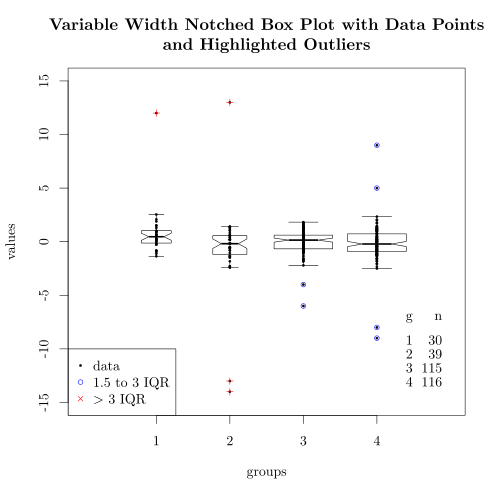

This chart was generated by the following R code:
# delete every variable
remove(list = ls())

require(tikzDevice)
tikz('Boxplot.tex', standAlone = TRUE, width=5, height=5)

N = 300
data = rnorm(n = N, mean = 0, sd = 1)
data[1] = 5; data[2] = -13; data[3] = -9; data[4] = 12; data[5] = 9;
data[6] = -6; data[7] = -8; data[8] = 13; data[9] = -4; data[10] = -14
groups = c(floor(runif(N/2,1,5)),floor(runif(N/2,3,5)))

# second handmade dataset
#data = c(2,6,9,-9,1,3,2,4,3,1,5,6,-2,4,-4,-8,0,1,-2,-1,4,14,-13,1,-1,0,4,3,6,30,-26,52,-52)
#groups = c(floor(runif(length(data),1,1)))

boxplot(data~groups,
        outline = FALSE,
        notch = TRUE,
        varwidth = TRUE,
        xlab = expression(groups),
        ylab = 'values',
        xlim = c(0, 5),
        ylim = c(-15, 15),
        main='Variable Width Notched Box Plot with Data Points \n and Highlighted Outliers',
        )

points(data~groups, pch = 20, cex = 0.5)
bp = boxplot(data~groups, plot=FALSE)

IQR <- abs(bp$stats[1,bp$group] - bp$stats[5,bp$group])
extreme <- bp$out >  3*IQR | bp$out < -3*IQR

points(bp$group+0.0, bp$out, 
       pch=ifelse(extreme, 3, 1), 
       col=ifelse(extreme, 2, 4), 
       cex=0.75
       )

legend('bottomleft', bty="0", legend=c('data', "1.5 to 3 IQR", "$>$ 3 IQR"),
       pch=c(20,1,4), col=c(1,4,2), pt.cex=c(0.5,0.75,0.75))

# showing in a not very dynamic way the number of elements per group
text(4.6, -7, labels = 'g', pos = 2)
text(5, -7, labels = 'n', pos = 2)
for(inx in 1:length(sort(unique(groups)))) {
  text(4.6, -8-(1+0.3)*inx, labels = toString(inx), pos = 2)
  text(5, -8-(1+0.3)*inx, labels = bp$n[inx], pos = 2)
}

dev.off()
tools::texi2dvi('Boxplot.tex', pdf=T)
